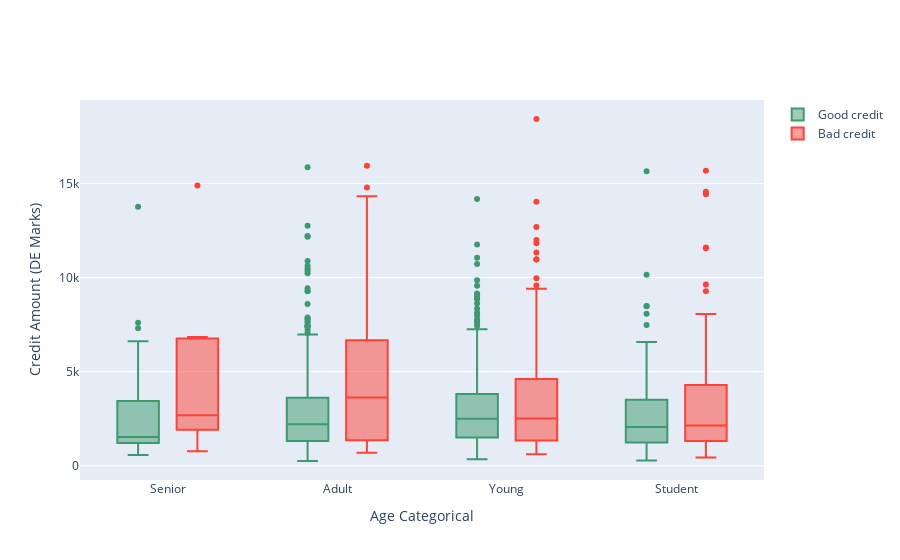

Notebook source saved alongside this figure:
### Code cell
trace0 = go.Box(
    y=df_good["Credit amount"],
    x=df_good["Age_cat"],
    name='Good credit',
    marker=dict(
        color='#3D9970'
    )
)

trace1 = go.Box(
    y=df_bad['Credit amount'],
    x=df_bad['Age_cat'],
    name='Bad credit',
    marker=dict(
        color='#FF4136'
    )
)
    
data = [trace0, trace1]

layout = go.Layout(
    yaxis=dict(
        title='Credit Amount (DE Marks)',
        zeroline=False
    ),
    xaxis=dict(
        title='Age Categorical'
    ),
    boxmode='group'
)
fig = go.Figure(data=data, layout=layout)

py.iplot(fig, filename='box-age-cat')

### Figure 1 — Plotly figure (JSON) as saved in the notebook; plotly's stock layout.template omitted (floating-point values rounded to 4 significant figures; data arrays with more than 128 entries replaced by an {"elided": "..."} marker saying what was removed)
{"data": [{"marker": {"color": "#3D9970"}, "name": "Good credit", "type": "box", "x": {"elided": "700 str values"}, "y": {"elided": "700 int values"}}, {"marker": {"color": "#FF4136"}, "name": "Bad credit", "type": "box", "x": {"elided": "300 str values"}, "y": {"elided": "300 int values"}}], "layout": {"boxmode": "group", "xaxis": {"title": {"text": "Age Categorical"}}, "yaxis": {"title": {"text": "Credit Amount (DE Marks)"}, "zeroline": false}}}
